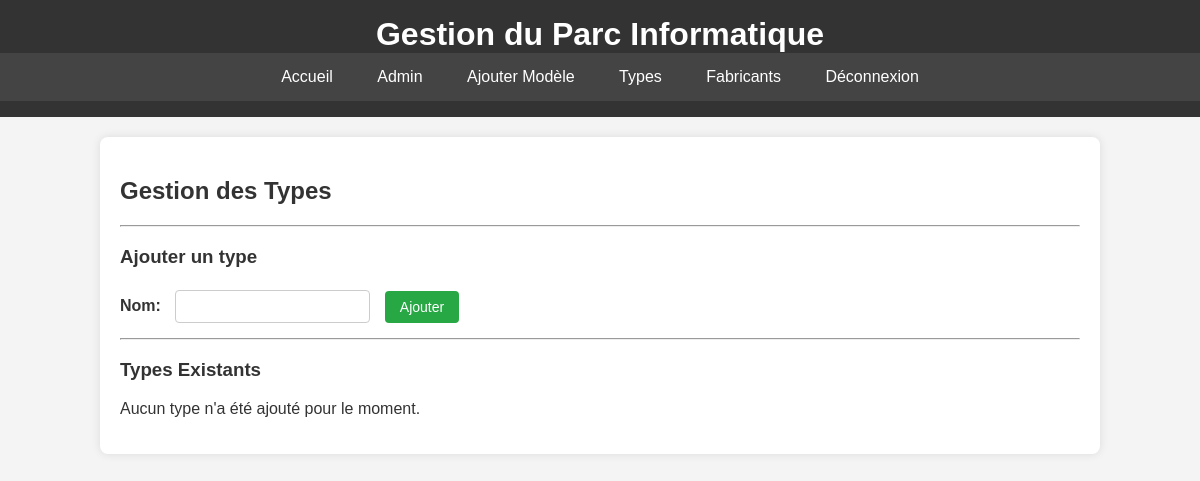
Page /admin/types (signed in) on the earlier database version.
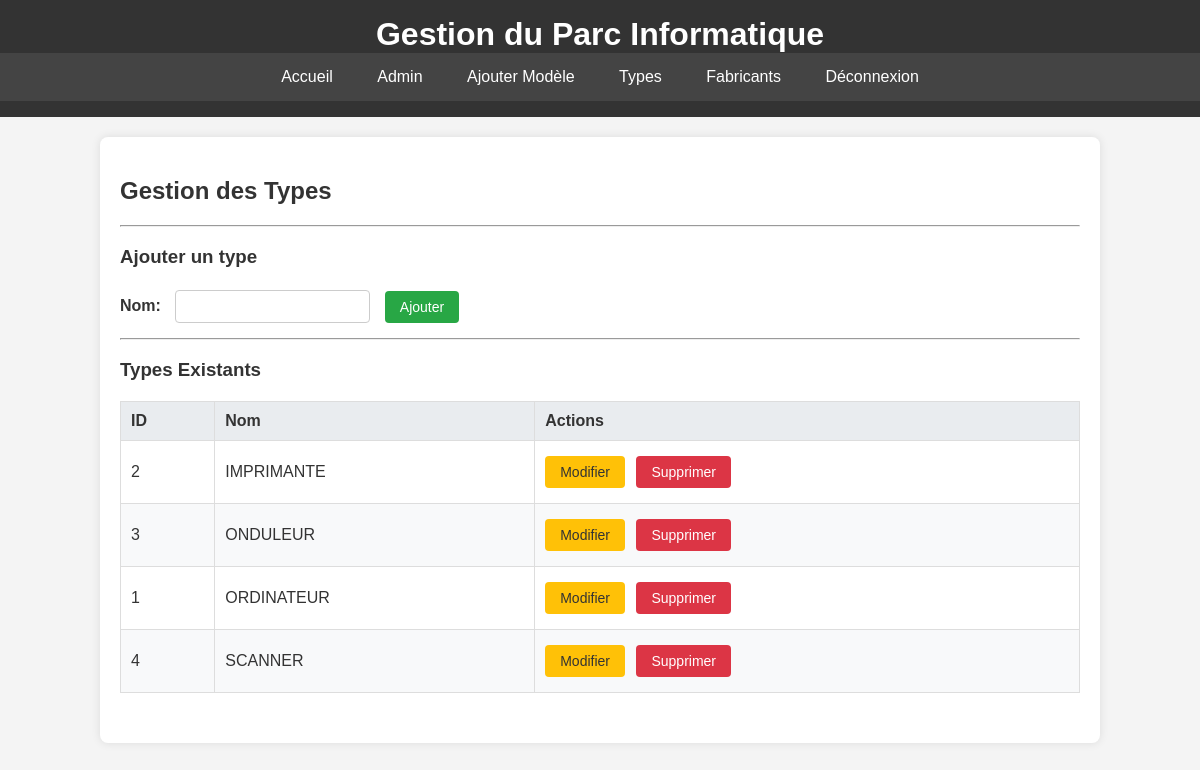
Same page on the later database version.
### Gestion Materials/app.py (models this page shows, shortened)
class Type(db.Model):
    id = db.Column(db.Integer, primary_key=True)
    nom = db.Column(db.String(80), unique=True, nullable=False)
    modeles = db.relationship('Modele', backref='type', lazy=True)

### Gestion Materials/app.py (the view, shortened to what this page needs)
@app.route('/admin/types', methods=['GET', 'POST'])
@login_required
def admin_types():
    tous_types = Type.query.order_by(Type.nom).all()
    return render_template('admin_types.html', types=tous_types)

### Gestion Materials/app.py (called while the page is built)
def login_required(f):
    @wraps(f)
    def decorated_function(*args, **kwargs):
        if 'logged_in' not in session:
            flash('Veuillez vous connecter pour accéder à cette page.', 'warning')
            return redirect(url_for('admin_login'))
        return f(*args, **kwargs)
    return decorated_function

### Gestion Materials/templates/admin_types.html (shortened to what this page needs)
{% extends "base.html" %}
{% block content %}
    <h2>Gestion des Types</h2>
    <hr>
    <h3>Ajouter un type</h3>
    <form method="post" action="{{ url_for('admin_types') }}" class="add-form">
        <div>
            <label for="nom">Nom:</label>
            <input type="text" id="nom" name="nom" required>
            <button type="submit" class="btn btn-add">Ajouter</button>
        </div>
    </form>
    <hr>
    <h3>Types Existants</h3>
    {% if types %}
        <table class="table-admin">
            <thead>
                <tr>
                    <th>ID</th>
                    <th>Nom</th>
                    <th>Actions</th>
                </tr>
            </thead>
            <tbody>
                {% for type in types %}
                <tr>
                    <td>{{ type.id }}</td>
                    <td>{{ type.nom }}</td>
                    <td class="actions">
                        <a href="{{ url_for('admin_edit_type', id=type.id) }}" class="btn btn-edit">Modifier</a>
                        <form method="post" action="{{ url_for('admin_delete_type', id=type.id) }}" onsubmit="return confirm('Êtes-vous sûr de vouloir supprimer ce type ?');">
                            <button type="submit" class="btn btn-delete">Supprimer</button>
                        </form>
                    </td>
                </tr>
                {% endfor %}
            </tbody>
        </table>
    {% else %}
        <p>Aucun type n'a été ajouté pour le moment.</p>
    {% endif %}
{% endblock %}

Differences in the rows shown:
added Type: id "2", nom "IMPRIMANTE"
added Type: id "3", nom "ONDULEUR"
added Type: id "1", nom "ORDINATEUR"
added Type: id "4", nom "SCANNER"
Other differences:
text no longer shown: "Aucun type n'a été ajouté pour le moment."
text now shown: "ID Nom Actions"
